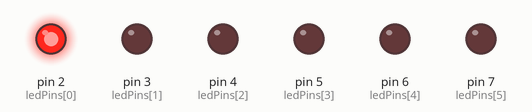
Simulated run of this sketch. Board: Arduino Uno, built with avr-gcc and run on an emulated ATmega328P. Parts: output pins drawn as LEDs (lit = HIGH).

Above: at 0.07 s.
At 0.52 s:
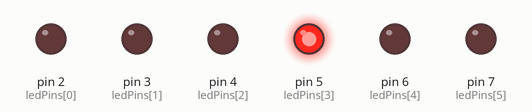
At 0.82 s:
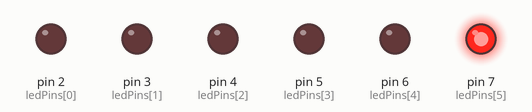
At 1.72 s:
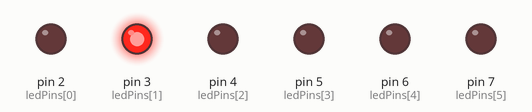
At 2.47 s:
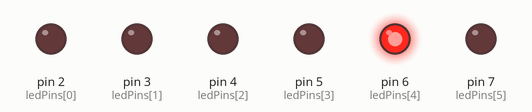
At 3.37 s:
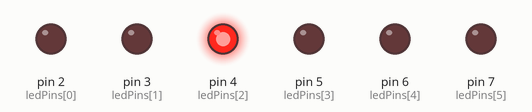
Timing chart, 0 to 3.7 s (numbered marks = the images above):
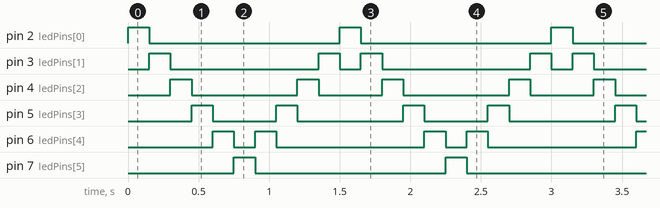

Measured:
- by itself, pin 2 (ledPins[0]), pin 7 (ledPins[5]): alternates HIGH for 0.15 s and LOW for 1.4 s
- by itself, pin 3 (ledPins[1]): repeats every 1.5 s: LOW 1.1 s, HIGH 0.15 s, LOW 0.15 s, HIGH 0.15 s
- by itself, pin 4 (ledPins[2]): repeats every 1.5 s: LOW 0.75 s, HIGH 0.15 s, LOW 0.45 s, HIGH 0.15 s
- by itself, pin 5 (ledPins[3]): repeats every 1.5 s: LOW 0.45 s, HIGH 0.15 s, LOW 0.75 s, HIGH 0.15 s
- by itself, pin 6 (ledPins[4]): repeats every 1.5 s: LOW 0.15 s, HIGH 0.15 s, LOW 1.1 s, HIGH 0.15 s

The sketch:

sketch.ino
```cpp
const int ledCount = 6;
int ledPins[] = {2, 3, 4, 5, 6, 7};

void setup() {
  for (int i = 0; i < ledCount; i++) {
    pinMode(ledPins[i], OUTPUT);
  }
}

void loop() {
  // Nyala dari kiri ke kanan
  for (int i = 0; i < ledCount; i++) {
    digitalWrite(ledPins[i], HIGH);
    delay(150);
    digitalWrite(ledPins[i], LOW);
  }

  // Nyala dari kanan ke kiri
  for (int i = ledCount - 2; i > 0; i--) {
    digitalWrite(ledPins[i], HIGH);
    delay(150);
    digitalWrite(ledPins[i], LOW);
  }
}
```
